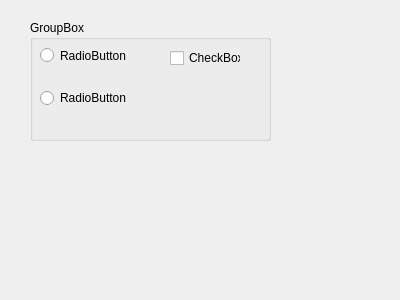
<?xml version="1.0" encoding="UTF-8"?>
<ui version="4.0">
 <class>Dialog</class>
 <widget class="QDialog" name="Dialog">
  <property name="geometry">
   <rect>
    <x>0</x>
    <y>0</y>
    <width>400</width>
    <height>300</height>
   </rect>
  </property>
  <property name="windowTitle">
   <string>Dialog</string>
  </property>
  <widget class="QGroupBox" name="groupBox">
   <property name="geometry">
    <rect>
     <x>30</x>
     <y>20</y>
     <width>241</width>
     <height>121</height>
    </rect>
   </property>
   <property name="title">
    <string>GroupBox</string>
   </property>
   <widget class="QRadioButton" name="radioButton">
    <property name="geometry">
     <rect>
      <x>10</x>
      <y>20</y>
      <width>89</width>
      <height>31</height>
     </rect>
    </property>
    <property name="text">
     <string>RadioButton</string>
    </property>
   </widget>
   <widget class="QCheckBox" name="checkBox">
    <property name="geometry">
     <rect>
      <x>140</x>
      <y>30</y>
      <width>71</width>
      <height>16</height>
     </rect>
    </property>
    <property name="text">
     <string>CheckBox</string>
    </property>
   </widget>
   <widget class="QRadioButton" name="radioButton_2">
    <property name="geometry">
     <rect>
      <x>10</x>
      <y>70</y>
      <width>89</width>
      <height>16</height>
     </rect>
    </property>
    <property name="text">
     <string>RadioButton</string>
    </property>
   </widget>
  </widget>
 </widget>
 <resources/>
 <connections/>
</ui>
